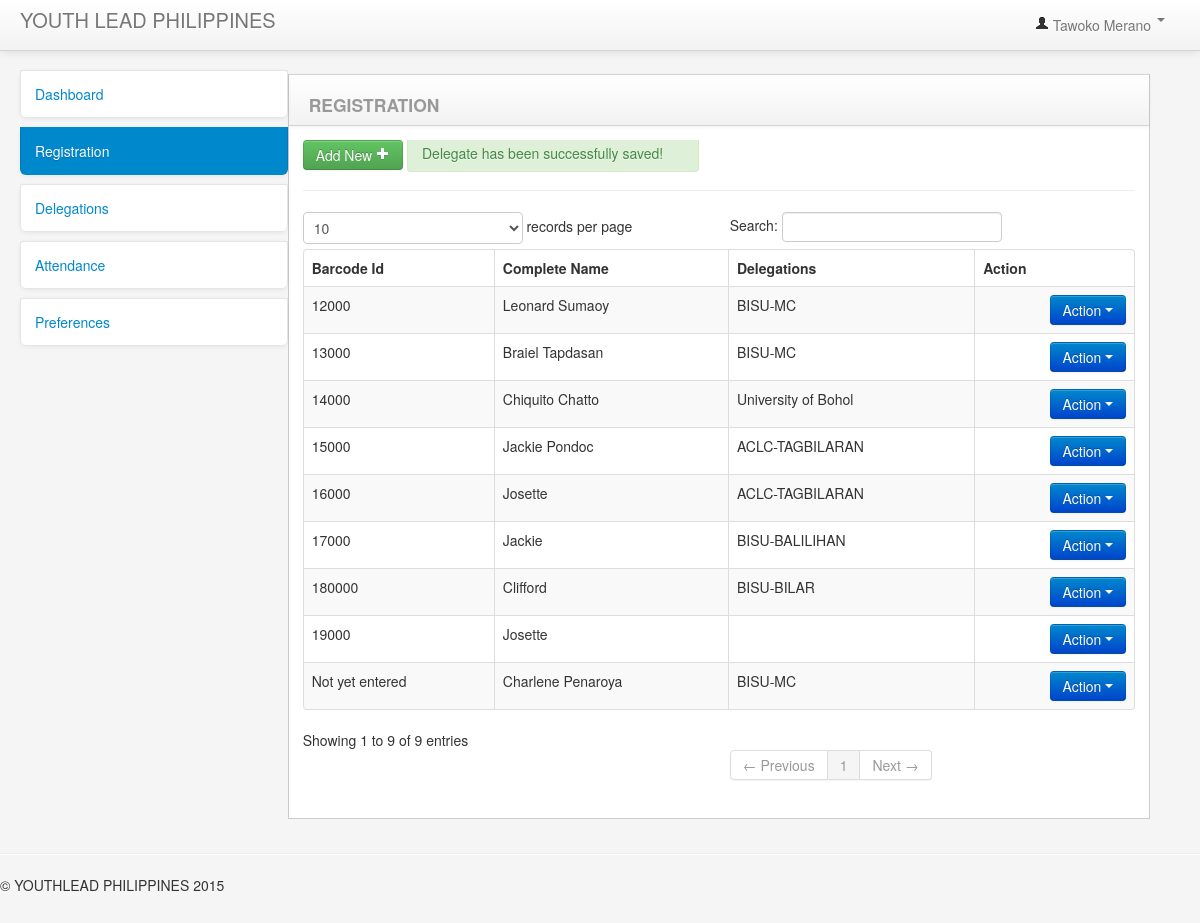
The page /public/admin/registerdelegates.php?saved=true on the database its author committed.
### tables this page shows
CREATE TABLE IF NOT EXISTS `tbl_delegates_info` (
  `del_id` int(10) unsigned NOT NULL AUTO_INCREMENT,
  `del_delegation` varchar(45) NOT NULL,
  `del_fname` varchar(45) NOT NULL,
  `del_lname` varchar(45) NOT NULL,
  `del_bdate` date NOT NULL,
  `del_sex` varchar(45) NOT NULL,
  `del_contact` varchar(45) NOT NULL,
  PRIMARY KEY (`del_id`)
);

### classes/class.delegate.php (called while the page is built, shortened)
<?php
	class Delegates{
		function loadDelegates(){
		$sql="SELECT del_id,if(delegates_barcode is null,'Not yet entered',delegates_barcode) as barcode, del_delegation, del_fname, del_lname, del_bdate, del_sex, del_contact FROM tbl_delegates_info di left join tbl_delegates_barcode db
on di.del_id = db.delegates_id group by del_id order by barcode desc";
		$result=Database::$conn->query($sql);
		$ret_val = array();
		if($result->num_rows > 0){
			while($row=$result->fetch_array()){
				$d = new Delegates();
				$d->del_id = $row['del_id'];
				$d->barcode = $row['barcode'];
				$d->del_delegation = $row['del_delegation'];
				$d->del_fname = $row['del_fname'];
				$d->del_lname = $row['del_lname'];
				$d->del_bdate = $row['del_bdate'];
				$d->del_sex = $row ['del_sex'];
				$d->del_contact = $row['del_contact'];
				$ret_val[] = $d;
			}
		}
		return $ret_val;
	}
	}
?>

### public/admin/registerdelegates.php (the view, shortened to what this page needs)
<?php
	include('inc/header.php');
	include('menus/public-top_menu.php');
	include('../../classes/class.delegate.php');
?>
<div class="container-fluid">
            <div class="row-fluid">
                <div class="span3" id="sidebar">
                    <ul class="nav nav-list bs-docs-sidenav nav-collapse collapse">
	                        <li>
	                            <a href="index.php"></i> Dashboard</a>
	                        </li>
	                    </ul>
	                    <ul class="nav nav-list bs-docs-sidenav nav-collapse collapse">
	                        <li class="active">
	                            <a href="registerdelegates.php"></i>Registration</a>
	                        </li>
	                    </ul>
	                     <ul class="nav nav-list bs-docs-sidenav nav-collapse collapse">
	                        <li>
	                            <a href="delegations.php"></i>Delegations</a>
	                        </li>
	                    </ul>
	                    <ul class="nav nav-list bs-docs-sidenav nav-collapse collapse">
	                       <li>
	                            <a href="attendance.php"></i>Attendance</a>
	                        </li>
	                    </ul>
	                    <ul class="nav nav-list bs-docs-sidenav nav-collapse collapse">
	                       <li>
	                            <a href="preferences.php"></i>Preferences</a>
	                        </li>
	                    </ul>
                </div>
                	<div class="span9" id="content">
				    <div class="block">
				            <div class="navbar navbar-inner block-header">
				                <div class="muted pull-left"><h4>REGISTRATION</h4></div>
				            </div>
				            <div class="block-content collapse in">
				            <div class="span12">
				            <div class="table-toolbar">
                                      <div class="btn-group">
                                         <a href="#myAlert" data-toggle="modal"><button class="btn btn-success">Add New <i class="icon-plus icon-white"></i></button></a>
                                      </div>
                                      <?php
                                      		if(@$_GET['saved']){
                                      		echo  "<span class='alert alert-success'>Delegate has been successfully saved!</span>";
                                      		}
                                      ?>
                                      <hr>
                                   </div>
                                   <table class="table table-striped table-bordered" id="example2">
                                        <thead>
                                            <tr>
                                                <th>Barcode Id</th>
                                                <th>Complete Name</th>
                                                <th>Delegations</th>
                                                <th>Action</th>
                                            </tr>
                                        </thead>
                                        <tbody>
                                        <?php
                                        	$d = new Delegates();
                                        	$list_of_delegates = $d->loadDelegates();
                                        	foreach ($list_of_delegates as $dels) {
                                        ?>
                                            <tr>
                                                <td><?php echo $dels->barcode ?></td>
                                                <td><?php echo $dels->del_fname?> <?php echo $dels->del_lname ?></td>
                                                <td><?php echo $dels->del_delegation ?></td>
                                                <td class="">
		                                            <div class="btn-group pull-right">
													  <button data-toggle="dropdown" class="btn btn-primary dropdown-toggle">Action <span class="caret"></span></button>
													</div>
                                                </td>
                                            </tr>
                                         <?php
                                        }
                                        ?>
                                        </tbody>
                                    </table>
								</div>
							</div>
				        </div>
				    </div>
				    </div>
				    </div>
<?php
include('inc/footer.php');
?>

### public/admin/inc/header.php (shortened to what this page needs)
<!DOCTYPE html>
<html class="no-js">
    <head>
        <link href="bootstrap/css/bootstrap.min.css" rel="stylesheet" media="screen">
        <link href="bootstrap/css/bootstrap-responsive.min.css" rel="stylesheet" media="screen">
        <link href="vendors/easypiechart/jquery.easy-pie-chart.css" rel="stylesheet" media="screen">
        <link href="assets/styles.css" rel="stylesheet" media="screen">
    </head>
    <body onload="FocusOnInput()">

### public/admin/menus/public-top_menu.php (shortened to what this page needs)
<div class="navbar navbar-fixed-top">
            <div class="navbar-inner">
                <div class="container-fluid">
                    <a class="brand" href="#">YOUTH LEAD PHILIPPINES</a>
                    <div class="nav-collapse collapse">
                        <ul class="nav pull-right">
                            <li class="dropdown">
                                <a href="#" role="button" class="dropdown-toggle" data-toggle="dropdown"> <i class="icon-user"></i> Tawoko Merano <i class="caret"></i>
                                </a>
                            </li>
                        </ul>
                    </div>
                </div>
            </div>
        </div>

### public/admin/inc/footer.php (shortened to what this page needs)
            <hr>
            <footer>
                <p>&copy; YOUTHLEAD PHILIPPINES 2015</p>
            </footer>
    </body>
</html>

### public/admin/assets/styles.css (style rules this page uses)
body { padding-top: 0; padding-bottom: 40px; background-color: #f5f5f5; }
@media (min-width: 979px) { body { padding-top: 60px; } }
#content { margin-left:0px; }
.block { border: 1px solid #ccc; background: white; margin: 1em 0em; border-top: none; }
.block-content { margin: 1em; min-height: .25em; }
.block-header { margin-bottom: 0px; border-right: none; border-left: none; -webkit-border-radius: 0px; -moz-border-radius: 0px; border-radius: 0px; }
.block-header div { padding-top: 10px; }
.bs-docs-sidenav { max-width: 275px; margin: 10px 0 0; padding: 0; background-color: #fff; -webkit-border-radius: 6px; -moz-border-radius: 6px; border-radius: 6px; -webkit-box-shadow: 0 1px 4px rgba(0,0,0,.065); -moz-box-shadow: 0 1px 4px rgba(0,0,0,.065); box-shadow: 0 1px 4px rgba(0,0,0,.065); }
.bs-docs-sidenav > li > a { display: block; width: 190px \9; margin: 0 0 -1px; padding: 8px 14px; border: 1px solid #e5e5e5; }
.bs-docs-sidenav > li:first-child > a { -webkit-border-radius: 6px 6px 0 0; -moz-border-radius: 6px 6px 0 0; border-radius: 6px 6px 0 0; }
.bs-docs-sidenav > li:last-child > a { -webkit-border-radius: 0 0 6px 6px; -moz-border-radius: 0 0 6px 6px; border-radius: 0 0 6px 6px; }
.bs-docs-sidenav > .active > a { position: relative; z-index: 2; padding: 9px 15px; border: 0; text-shadow: 0 1px 0 rgba(0,0,0,.15); -webkit-box-shadow: inset 1px 0 0 rgba(0,0,0,.1), inset -1px 0 0 rgba(0,0,0,.1); -moz-box-shadow: inset 1px 0 0 rgba(0,0,0,.1), inset -1px 0 0 rgba(0,0,0,.1); box-shadow: inset 1px 0 0 rgba(0,0,0,.1), inset -1px 0 0 rgba(0,0,0,.1); }

### rows shown on the page
tbl_delegates_info: barcode "Not yet entered", del_fname "Charlene", del_lname "Penaroya", del_delegation "BISU-MC"
tbl_delegates_info: barcode "19000", del_fname "Josette"
tbl_delegates_info: barcode "180000", del_fname "Clifford", del_delegation "BISU-BILAR"
tbl_delegates_info: barcode "17000", del_fname "Jackie", del_delegation "BISU-BALILIHAN"
tbl_delegates_info: barcode "16000", del_fname "Josette", del_delegation "ACLC-TAGBILARAN"
tbl_delegates_info: barcode "15000", del_fname "Jackie", del_lname "Pondoc", del_delegation "ACLC-TAGBILARAN"
tbl_delegates_info: barcode "14000", del_fname "Chiquito", del_lname "Chatto", del_delegation "University of Bohol"
tbl_delegates_info: barcode "13000", del_fname "Braiel", del_lname "Tapdasan", del_delegation "BISU-MC"
tbl_delegates_info: barcode "12000", del_fname "Leonard", del_lname "Sumaoy", del_delegation "BISU-MC"
